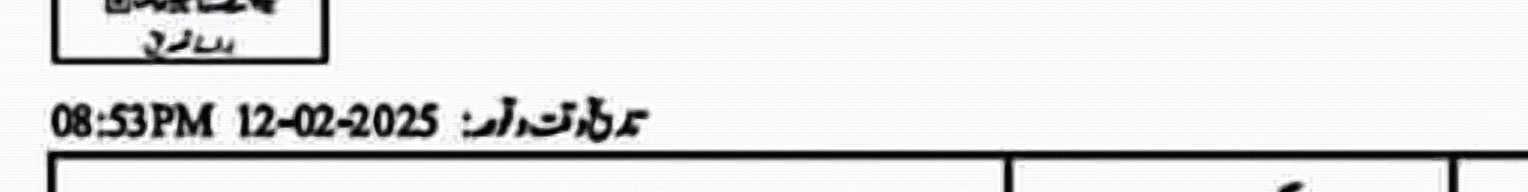
#> input picture CrimeVision/Image-to-text/backend/date_time_crop_FIR_001.png, 6111 x 768 px (shown at 1/4 size)
$ python -i test_preprocessing.py   (imports and definitions only)
#> lines starting #> are read from the running program, lines starting #| are printed output that depends on the picture; after the words box and inside, x2 and y2 are one past the last pixel; in counts of white or black regions, pixels touching at a corner belong together
#> further down, picture is the input picture: shape (768, 6111, 3); mean B, G, R 225.6, 225.6, 225.6
"""
Try advanced image preprocessing to improve OCR accuracy for poor quality FIR scans.
"""
import cv2
import numpy as np
import easyocr
import sys

def enhance_image(img):
    """Apply multiple preprocessing techniques to improve OCR accuracy."""
    results = {}

    # Convert to grayscale
    gray = cv2.cvtColor(img, cv2.COLOR_BGR2GRAY)
    results['gray'] = gray

    # 1. Adaptive thresholding
    adaptive = cv2.adaptiveThreshold(gray, 255, cv2.ADAPTIVE_THRESH_GAUSSIAN_C,
                                      cv2.THRESH_BINARY, 31, 10)
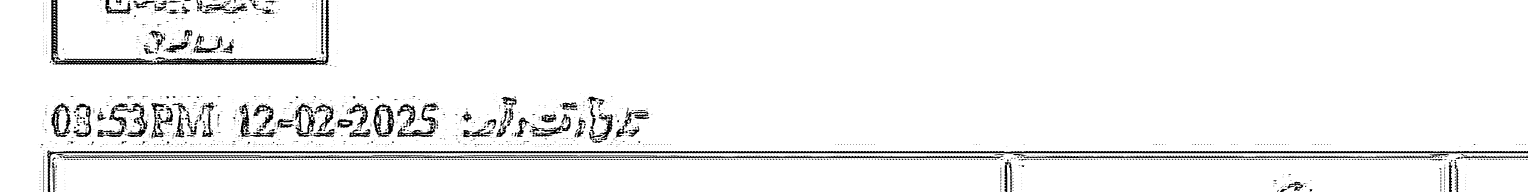
#> adaptive: shape (768, 6111) (shown at 1/4 size); 94.9% white; 1863 black regions (1342 under 20 px), largest, box (x1, y1, x2, y2) and area: (188, 601, 6111, 768) 47492, (221, 0, 1316, 262) 22077, (250, 621, 1896, 633) 11112
    results['adaptive'] = adaptive

    # 2. CLAHE (Contrast Limited Adaptive Histogram Equalization)
    clahe = cv2.createCLAHE(clipLimit=3.0, tileGridSize=(8, 8))
    enhanced = clahe.apply(gray)
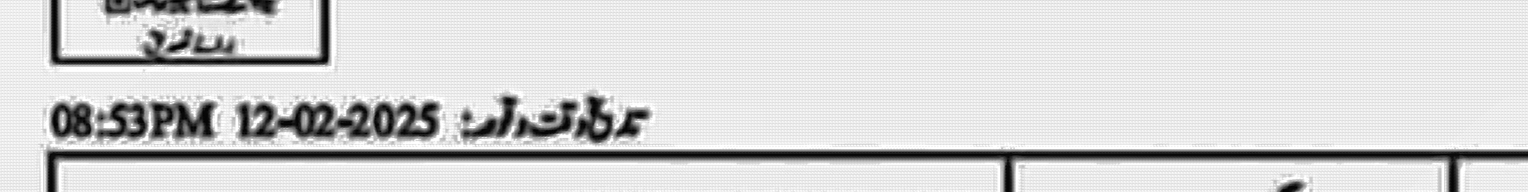
#> enhanced: shape (768, 6111) (shown at 1/4 size); min 0, max 255, mean 211.6
    results['clahe'] = enhanced

    # 3. Bilateral filter (edge-preserving smoothing) + threshold
    bilateral = cv2.bilateralFilter(gray, 11, 75, 75)
    _, bilateral_thresh = cv2.threshold(bilateral, 0, 255, cv2.THRESH_BINARY + cv2.THRESH_OTSU)
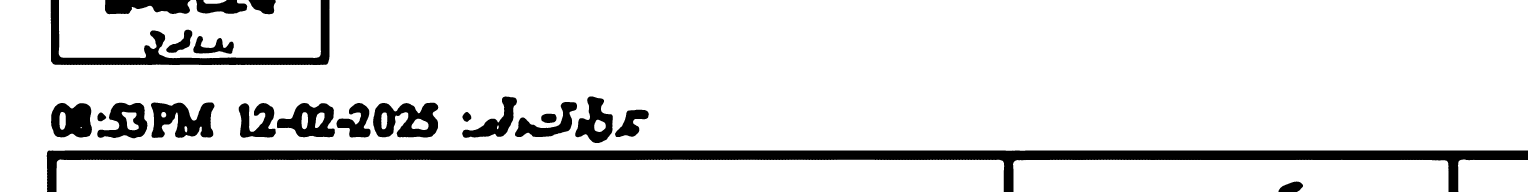
#> bilateral_thresh: shape (768, 6111) (shown at 1/4 size); 89.2% white; 22 black regions, largest, box (x1, y1, x2, y2) and area: (187, 602, 6111, 768) 238619, (203, 0, 1318, 260) 52139, (604, 410, 858, 552) 24287
    results['bilateral'] = bilateral_thresh

    # 4. Morphological operations
    kernel = np.ones((2, 2), np.uint8)
    morph = cv2.morphologyEx(adaptive, cv2.MORPH_CLOSE, kernel)
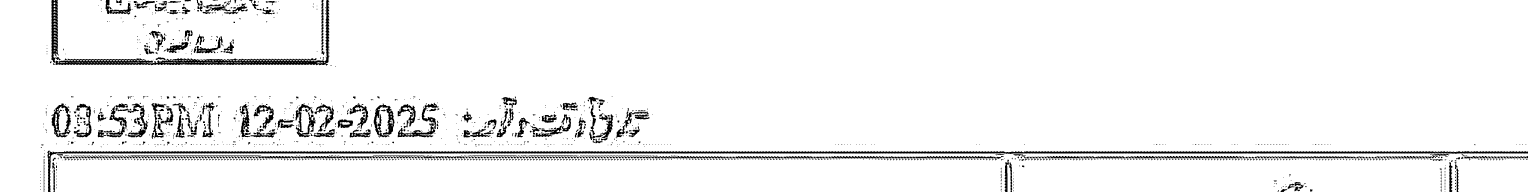
#> morph: shape (768, 6111) (shown at 1/4 size); 95.1% white; 1785 black regions (987 under 20 px), largest, box (x1, y1, x2, y2) and area: (189, 602, 6111, 768) 46992, (222, 0, 1317, 263) 21914, (2618, 622, 4003, 635) 8897
    results['morph'] = morph

    # 5. Sharpen
    sharpen_kernel = np.array([[-1, -1, -1], [-1, 9, -1], [-1, -1, -1]])
    sharpened = cv2.filter2D(gray, -1, sharpen_kernel)
    results['sharpen'] = sharpened

    # 6. Denoise + CLAHE
    denoised = cv2.fastNlMeansDenoising(gray, None, h=10)
    denoised_clahe = clahe.apply(denoised)
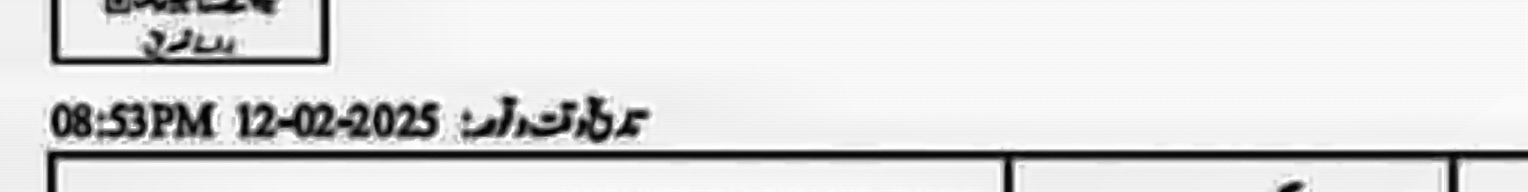
#> denoised_clahe: shape (768, 6111) (shown at 1/4 size); min 0, max 255, mean 219.7
    results['denoise_clahe'] = denoised_clahe

    return results

# Load the FIR image
img_path = sys.argv[1] if len(sys.argv) > 1 else r'D:\FYP\Project\CrimeVision\OCRModel\app\data\raw\FIR_001.png'
# [1 line not run here, left out]
# [1 line that did not run here, left out]
# [1 line not run here, left out]

# Extract the header area where thana name appears
# Looking at Row 1-2 area with "تھانہ لاہور" text
# [1 line that did not run here, left out]
# [1 line that did not run here, left out]
# [1 line that did not run here, left out]

# [1 line not run here, left out]

# Also get Row 4 (location row)
# [1 line that did not run here, left out]
# [1 line that did not run here, left out]
# [1 line that did not run here, left out]
# [4 lines not run here, left out]
# [1 line that did not run here, left out]

# Test different preprocessing methods
# [3 lines not run here, left out]

# [1 line that did not run here, left out]
# [25 lines not run here, left out]

# [1 line that did not run here, left out]
# [19 lines not run here, left out]

>>> import cv2
>>> picture = cv2.imread('date_time_crop_FIR_001.png')
>>> result = enhance_image(picture)
#> result = 7 items

$ run again, on CrimeVision/Image-to-text/backend/debug_date_time_wider.png
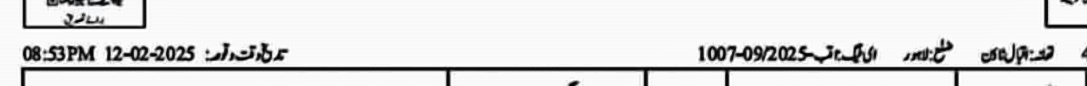
#> input picture CrimeVision/Image-to-text/backend/debug_date_time_wider.png, 3259 x 256 px (shown at 1/3 size)
#> picture is the input picture: shape (256, 3259, 3); mean B, G, R 222.9, 222.9, 222.9
#> in enhance_image, `adaptive = cv2.adaptiveThreshold(gray, 255, cv2.ADAPTIVE_THRESH_GAUSSI..`:
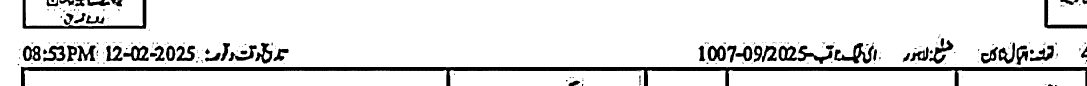
#> adaptive: shape (256, 3259) (shown at 1/3 size); 89.2% white; 291 black regions (225 under 20 px), largest, box (x1, y1, x2, y2) and area: (62, 200, 3259, 256) 40287, (67, 0, 439, 87) 4738, (2336, 137, 2497, 192) 3232
#> bilateral_thresh: shape (256, 3259); 88.2% white; 34 black regions, largest, box (x1, y1, x2, y2) and area: (62, 201, 3259, 256) 41475, (2335, 129, 2631, 191) 7745, (2122, 137, 2331, 186) 6235
#> morph: shape (256, 3259); 89.4% white; 162 black regions (95 under 20 px), largest, box (x1, y1, x2, y2) and area: (64, 201, 3259, 256) 40043, (68, 0, 440, 88) 4744, (2504, 130, 2622, 192) 2617
#> in enhance_image, `sharpened = cv2.filter2D(gray, -1, sharpen_kernel)`:
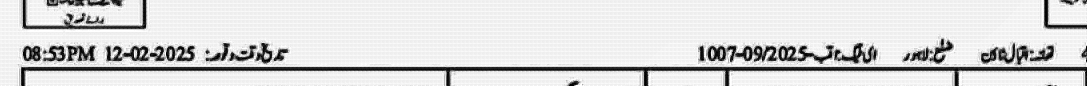
#> sharpened: shape (256, 3259) (shown at 1/3 size); min 0, max 255, mean 216.8
#> result = 7 items
